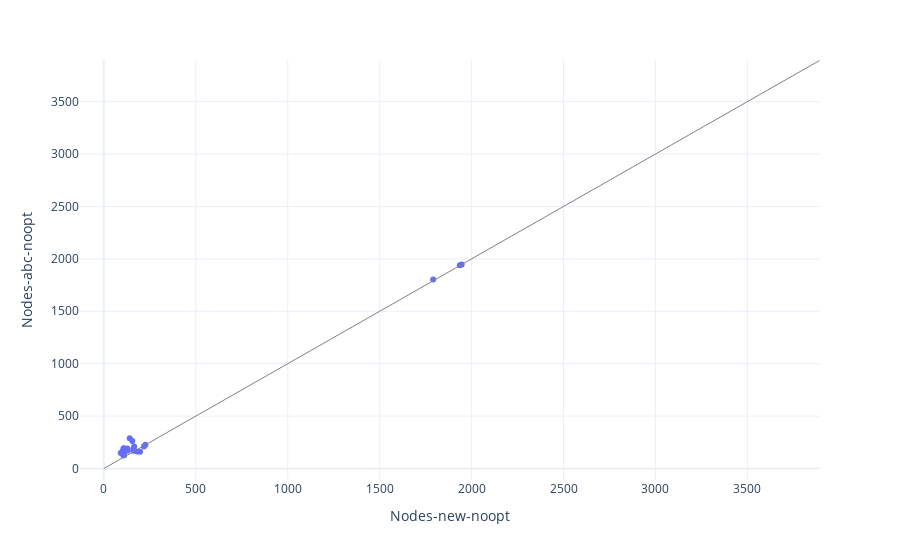

This figure's notebook cell:
### Code cell
scatter((new_noopt, "new-noopt"), (abc_noopt, "abc-noopt"), "Nodes")

### Figure 1 — Plotly figure (JSON) as saved in the notebook; plotly's stock layout.template omitted (floating-point values rounded to 4 significant figures)
{"data": [{"hovertemplate": "Nodes-new-noopt=%{x}<br>Nodes-abc-noopt=%{y}<br>name=%{text}<extra></extra>", "legendgroup": "", "marker": {"color": "#636efa", "symbol": "circle"}, "mode": "markers", "name": "", "orientation": "v", "showlegend": false, "text": ["lift_bytes/\"min:AND_AL_IMMb\"", "lift_bytes/\"min:LEA_GPRv_AGEN_32\"", "lift_bytes/\"min:LODSB\"", "lift_bytes/\"min:LODSB\"", "lift_bytes/\"min:LODSB\"", "lift_bytes/\"min:LODSB\"", "lift_bytes/\"min:LOOP_RELBRb\"", "lift_bytes/\"min:MOVSB\"", "lift_bytes/\"min:MOV_GPR8_GPR8_8A\"", "lift_bytes/\"min:PUSH_IMMz_32\"", "lift_bytes/\"min:PUSH_MEMv_32\"", "lift_bytes/\"min:SUB_AL_IMMb\"", "lift_bytes/\"min:XOR_GPR8_GPR8_32\"", "lift_bytes/\"min:XOR_OrAX_IMMz_32\"", "lift_bytes/\"min:AND_MEMb_GPR8\"", "lift_bytes/\"min:ADD_GPR8_GPR8_02\"", "lift_bytes/\"min:IMUL_MEMb\"", "lift_bytes/\"min:MOV_RAX_RAX\"", "lift_bytes/\"min:AND_ONE_CHILD_1\"", "lift_bytes/\"min:AND_ONE_CHILD_2\"", "lift_source/\"min:small\"", "lift_source/\"min:adds\"", "lift_source/\"min:subs\"", "lift_source/\"min:xors\""], "type": "scatter", "x": [110, 155, 110, 110, 107, 107, 111, 107, 160, 102, 128, 128, 179, 104, 161, 197, 141, 218, 92, 165, 226, 1946, 1936, 1791], "xaxis": "x", "y": [192, 262, 192, 127, 192, 127, 187, 127, 170, 166, 169, 192, 162, 151, 187, 161, 290, 210, 149, 210, 226, 1946, 1938, 1803], "yaxis": "y"}], "layout": {"hovermode": "x", "legend": {"tracegroupgap": 0}, "margin": {"t": 60}, "shapes": [{"line": {"color": "gray", "width": 1}, "type": "line", "x0": 0, "x1": 3892, "xref": "x", "y0": 0, "y1": 3892, "yref": "y"}], "xaxis": {"anchor": "y", "domain": [0, 1], "title": {"text": "Nodes-new-noopt"}}, "yaxis": {"anchor": "x", "domain": [0, 1], "title": {"text": "Nodes-abc-noopt"}}}}
